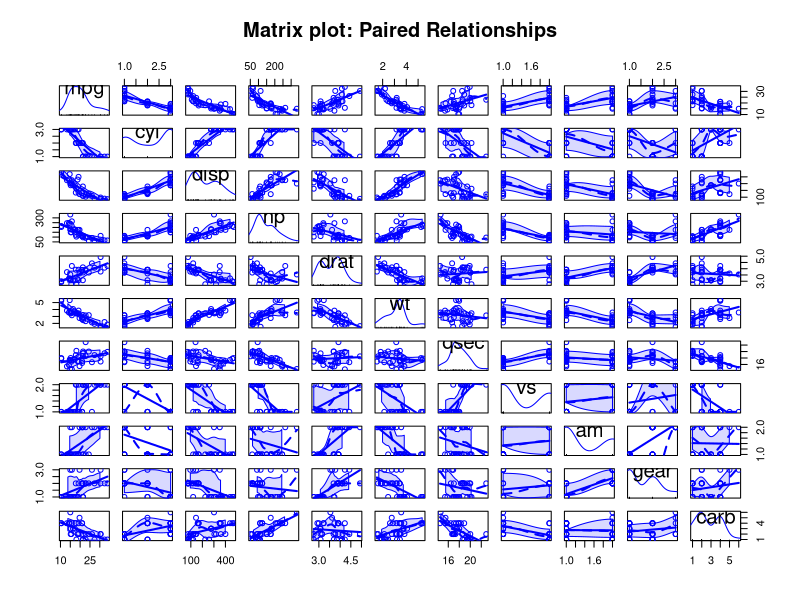
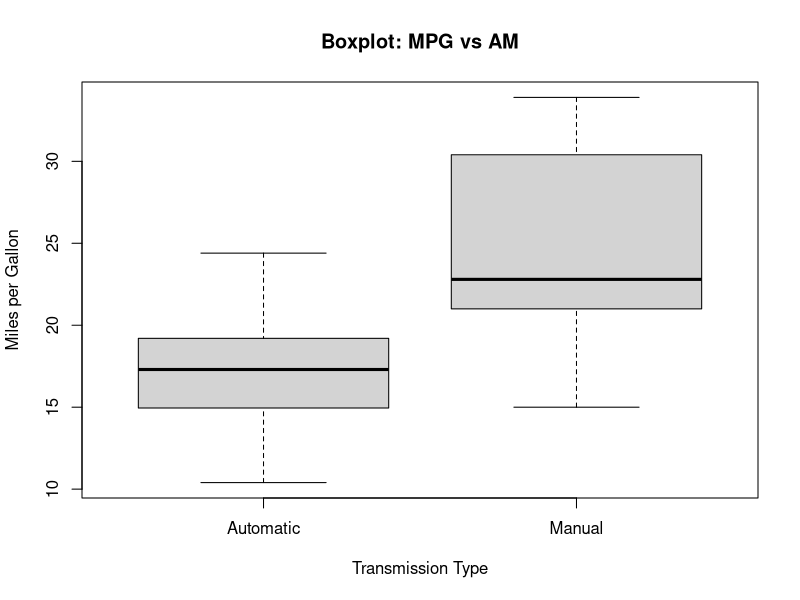
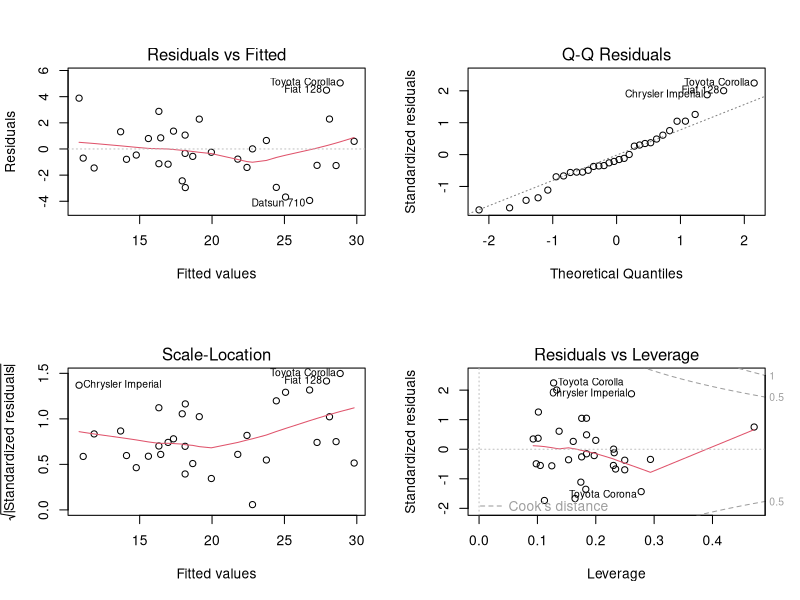

Reproduce these figures in R, in order.
## ---- chunk 1
data(mtcars)
## ---- chunk 2
mtcars$cyl <- factor(mtcars$cyl);mtcars$vs <- factor(mtcars$vs)
mtcars$gear <- factor(mtcars$gear);mtcars$carb <- factor(mtcars$carb)
mtcars$am <- factor(mtcars$am,labels=c('Automatic','Manual'))
## ---- chunk 3
c("Mean MPG for Automatic"=mean(subset(mtcars, mtcars$am=="Automatic")$mpg),
"Mean MPG for Manual"=mean(subset(mtcars, mtcars$am=="Manual")$mpg))
## ---- chunk 4
c("p-value"=t.test(mpg ~ am, data = mtcars)$p.value,
"r.squared"=summary(lm(mpg ~ am, data = mtcars))$r.squared)
## ---- chunk 5
model<-lm(mpg ~ ., data= mtcars)
best_model<-step(model, direction="both", trace=0)
summary(best_model)$call;summary(best_model)$adj.r.squared
## ---- chunk 6
am_only_model<-lm(mpg ~ am, data= mtcars)
anova(best_model, am_only_model)$"Pr(>F)"[2]
## ---- chunk 7
library(car)
scatterplotMatrix(~mpg + cyl + disp + hp + drat + wt + qsec + vs + am + gear + 
+                        carb , data=mtcars, main= "Matrix plot: Paired Relationships")
## ---- chunk 8
boxplot(mpg~am , data=mtcars, main= "Boxplot: MPG vs AM", xlab="Transmission Type", ylab= "Miles per Gallon")
## ---- chunk 9
par(mfrow = c(2, 2))
plot(best_model)
